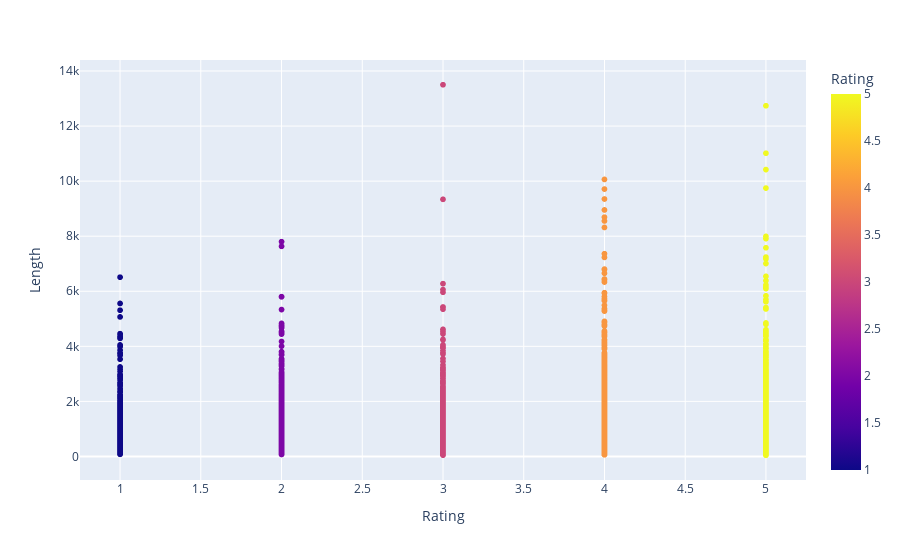

Write notebook code for a chart like this one.
### Code cell
px.scatter(df,x="Rating",y="Length", color="Rating")

### Figure 1 — Plotly figure (JSON) as saved in the notebook; plotly's stock layout.template omitted (floating-point values rounded to 4 significant figures; data arrays with more than 128 entries replaced by an {"elided": "..."} marker saying what was removed)
{"data": [{"hovertemplate": "Rating=%{marker.color}<br>Length=%{y}<extra></extra>", "legendgroup": "", "marker": {"color": {"elided": "20491 int values"}, "coloraxis": "coloraxis", "symbol": "circle"}, "mode": "markers", "name": "", "showlegend": false, "type": "scattergl", "x": {"elided": "20491 int values"}, "xaxis": "x", "y": {"elided": "20491 int values"}, "yaxis": "y"}], "layout": {"coloraxis": {"colorbar": {"title": {"text": "Rating"}}, "colorscale": [[0, "#0d0887"], [0.1111, "#46039f"], [0.2222, "#7201a8"], [0.3333, "#9c179e"], [0.4444, "#bd3786"], [0.5556, "#d8576b"], [0.6667, "#ed7953"], [0.7778, "#fb9f3a"], [0.8889, "#fdca26"], [1, "#f0f921"]]}, "legend": {"tracegroupgap": 0}, "margin": {"t": 60}, "xaxis": {"anchor": "y", "domain": [0, 1], "title": {"text": "Rating"}}, "yaxis": {"anchor": "x", "domain": [0, 1], "title": {"text": "Length"}}}}
